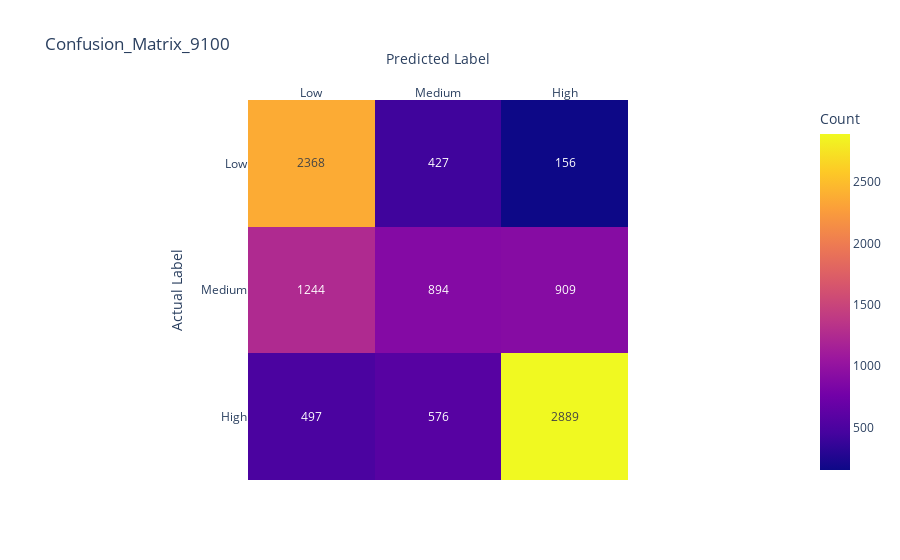

Notebook cell for this chart:
### Code cell
from sklearn.metrics import confusion_matrix
import matplotlib.pyplot as plt

# Generate the confusion matrix
cm = confusion_matrix(y_test, predictions)

# Convert the confusion matrix into a DataFrame
cm_df = pd.DataFrame(cm, index=[f'Actual {i}' for i in range(len(cm))], columns=[f'Predicted {i}' for i in range(len(cm))])

cost_ranges = ["Low", "Medium", "High"] # , "Very High"

# Create a heatmap with Plotly Express
fig = px.imshow(cm_df,
                labels=dict(x="Predicted Label", y="Actual Label", color="Count"),
                x=cost_ranges,
                y=cost_ranges,
                text_auto=True,title="Confusion_Matrix_9100")
fig.update_xaxes(side="top")
fig.show()

### Figure 1 — Plotly figure (JSON) as saved in the notebook; plotly's stock layout.template omitted (floating-point values rounded to 4 significant figures)
{"data": [{"coloraxis": "coloraxis", "hovertemplate": "Predicted Label: %{x}<br>Actual Label: %{y}<br>Count: %{z}<extra></extra>", "name": "0", "texttemplate": "%{z}", "type": "heatmap", "x": ["Low", "Medium", "High"], "xaxis": "x", "y": ["Low", "Medium", "High"], "yaxis": "y", "z": [[2368, 427, 156], [1244, 894, 909], [497, 576, 2889]]}], "layout": {"coloraxis": {"colorbar": {"title": {"text": "Count"}}, "colorscale": [[0, "#0d0887"], [0.1111, "#46039f"], [0.2222, "#7201a8"], [0.3333, "#9c179e"], [0.4444, "#bd3786"], [0.5556, "#d8576b"], [0.6667, "#ed7953"], [0.7778, "#fb9f3a"], [0.8889, "#fdca26"], [1, "#f0f921"]]}, "title": {"text": "Confusion_Matrix_9100"}, "xaxis": {"anchor": "y", "constrain": "domain", "domain": [0, 1], "scaleanchor": "y", "side": "top", "title": {"text": "Predicted Label"}}, "yaxis": {"anchor": "x", "autorange": "reversed", "constrain": "domain", "domain": [0, 1], "title": {"text": "Actual Label"}}}}
